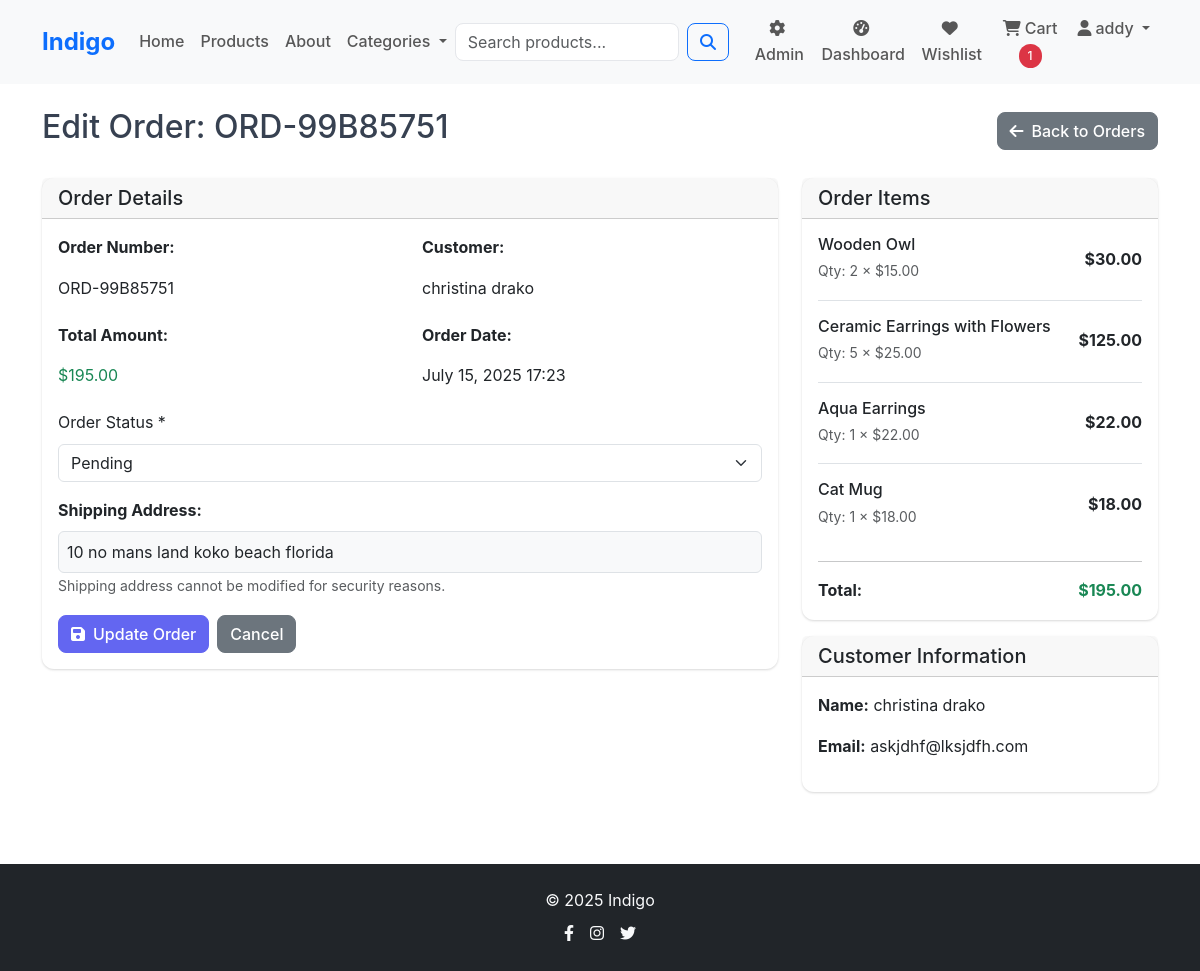
Screenshot of /employee-admin/orders/3/edit/ (signed in) with the database file from the repository.
### store/models.py (models this page shows, shortened)
class Order(models.Model):
    STATUS_CHOICES = [
        ('pending', 'Pending'),
        ('processing', 'Processing'),
        ('shipped', 'Shipped'),
        ('delivered', 'Delivered'),
        ('cancelled', 'Cancelled'),
    ]
    user = models.ForeignKey(User, on_delete=models.CASCADE, related_name='orders')
    order_number = models.CharField(max_length=20, unique=True)
    total_amount = models.DecimalField(
        max_digits=10,
        decimal_places=2,
        validators=[MinValueValidator(0.01)]
    )
    status = models.CharField(max_length=20, choices=STATUS_CHOICES, default='pending')
    shipping_address = models.TextField()
    created_at = models.DateTimeField(auto_now_add=True)
    updated_at = models.DateTimeField(auto_now=True)
    class Meta:
        ordering = ['-created_at']
        indexes = [
            models.Index(fields=['user', 'status']),
            models.Index(fields=['created_at']),
        ]

class OrderItem(models.Model):
    order = models.ForeignKey(Order, on_delete=models.CASCADE, related_name='items')
    product = models.ForeignKey(Product, on_delete=models.CASCADE)
    quantity = models.PositiveIntegerField(validators=[MinValueValidator(1)])
    price = models.DecimalField(
        max_digits=10,
        decimal_places=2,
        validators=[MinValueValidator(0.01)]
    )
    class Meta:
        indexes = [
            models.Index(fields=['order', 'product']),
        ]
    @property
    def total_price(self):
        return self.quantity * self.price

class Product(models.Model):
    name = models.CharField(max_length=200)
    description = models.TextField()
    price = models.DecimalField(
        max_digits=10,
        decimal_places=2,
        validators=[MinValueValidator(0.01)]
    )
    category = models.ForeignKey(Category, on_delete=models.CASCADE, related_name='products')
    subcategory = models.ForeignKey(Subcategory, on_delete=models.CASCADE, related_name='products', null=True, blank=True)
    image = models.ImageField(upload_to='products/', default='static/default.jpg') #upload to media directory
    stock_quantity = models.PositiveIntegerField(
        default=0,
        validators=[MaxValueValidator(9999)]
    )
    is_active = models.BooleanField(default=True) #is active on website
    featured = models.BooleanField(default=False) #is featured on home page
    created_by = models.ForeignKey(User, on_delete=models.SET_NULL, null=True, blank=True, related_name='created_products')
    created_at = models.DateTimeField(auto_now_add=True)
    updated_at = models.DateTimeField(auto_now=True)
    class Meta:
        ordering = ['-created_at']
        indexes = [
            models.Index(fields=['category', 'is_active']),
            models.Index(fields=['subcategory', 'is_active']),
            models.Index(fields=['featured', 'is_active']),
            models.Index(fields=['price']),
            models.Index(fields=['created_at']),
            models.Index(fields=['created_by']),
        ]

### employee_admin/views.py (the view)
# urls.py: path('employee-admin/orders/<int:pk>/edit/', views.edit_order, name='edit_order'),
@staff_required
def edit_order(request, pk):
    try:
        pk = int(pk)
        order = get_object_or_404(Order, pk=pk)
        if request.method == 'POST':
            form = OrderForm(request.POST, instance=order)
            if form.is_valid():
                try:
                    form.save()
                    messages.success(request, f'Order {order.order_number} has been updated successfully!')
                    return redirect('employee_admin:orders')
                except Exception:
                    messages.error(request, 'Unable to update order. Please try again.')
        else:
            form = OrderForm(instance=order)
        return render(request, 'employee_admin/edit_order.html', {
            'form': form,
            'order': order
        })
    except (ValueError, TypeError):
        messages.error(request, 'Invalid order ID.')

### employee_admin/forms.py
class OrderForm(forms.ModelForm):
    class Meta:
        model = Order
        fields = ['status']
        widgets = {
            'status': forms.Select(attrs={'class': 'form-select'}),
        }
    def __init__(self, *args, **kwargs):
        super().__init__(*args, **kwargs)
        self.fields['status'].widget.attrs.update({'class': 'form-select'})

### Indigo/context_processors.py (called while the page is built)
def cart_count(request):
    if request.user.is_authenticated:
        try:
            cart = Cart.objects.get(user=request.user)
            return {'cart_count': cart.total_items}
        except Cart.DoesNotExist:
            return {'cart_count': 0}
    return {'cart_count': 0}

def wishlist_count(request):
    if request.user.is_authenticated:
        try:
            wishlist = Wishlist.objects.get(user=request.user)
            return {'wishlist_count': wishlist.total_items}
        except Wishlist.DoesNotExist:
            return {'wishlist_count': 0}
    return {'wishlist_count': 0}

### cart/models.py (called while the page is built)
    @property
    def total_items(self):
        return sum(item.quantity for item in self.items.all())

### employee_admin/views.py (called while the page is built)
def staff_required(view_func):
    @wraps(view_func)
    def wrapper(request, *args, **kwargs):
        if not request.user.is_authenticated:
            return render_403(request, "You must be logged in to access this page.")
        if not request.user.is_staff:
            return render_403(request, "You must be a staff member to access this page.")
        return view_func(request, *args, **kwargs)
    return wrapper

### wishlist/models.py (called while the page is built)
    @property
    def total_items(self):
        return self.products.count()

### employee_admin/templates/employee_admin/edit_order.html (shortened to what this page needs)
{% extends 'base.html' %}
{% load static %}
{% block content %}
<div class="container py-4">
    <div class="d-flex justify-content-between align-items-center mb-4">
        <h2>Edit Order: {{ order.order_number }}</h2>
        <a href="{% url 'employee_admin:orders' %}" class="btn btn-secondary">
            <i class="fas fa-arrow-left me-2"></i>Back to Orders
        </a>
    </div>
    <div class="row">
        <div class="col-lg-8">
            <div class="card">
                <div class="card-header">
                    <h5 class="mb-0">Order Details</h5>
                </div>
                <div class="card-body">
                    <form method="post">
                        <div class="row mb-3">
                            <div class="col-md-6">
                                <label class="form-label"><strong>Order Number:</strong></label>
                                <p class="form-control-plaintext">{{ order.order_number }}</p>
                            </div>
                            <div class="col-md-6">
                                <label class="form-label"><strong>Customer:</strong></label>
                                <p class="form-control-plaintext">{{ order.user.get_full_name|default:order.user.username }}</p>
                            </div>
                        </div>
                        <div class="row mb-3">
                            <div class="col-md-6">
                                <label class="form-label"><strong>Total Amount:</strong></label>
                                <p class="form-control-plaintext text-success">${{ order.total_amount }}</p>
                            </div>
                            <div class="col-md-6">
                                <label class="form-label"><strong>Order Date:</strong></label>
                                <p class="form-control-plaintext">{{ order.created_at|date:"F d, Y H:i" }}</p>
                            </div>
                        </div>
                        <div class="mb-3">
                            <label for="{{ form.status.id_for_label }}" class="form-label">Order Status *</label>
                            {{ form.status }}
                        </div>
                        <div class="mb-3">
                            <label class="form-label"><strong>Shipping Address:</strong></label>
                            <div class="form-control-plaintext border rounded p-2 bg-light">
                                {{ order.shipping_address }}
                            </div>
                            <small class="text-muted">Shipping address cannot be modified for security reasons.</small>
                        </div>
                        <div class="d-flex gap-2">
                            <button type="submit" class="btn btn-primary">
                                <i class="fas fa-save me-2"></i>Update Order
                            </button>
                            <a href="{% url 'employee_admin:orders' %}" class="btn btn-secondary">Cancel</a>
                        </div>
                    </form>
                </div>
            </div>
        </div>
        <div class="col-lg-4">
            <div class="card">
                <div class="card-header">
                    <h5 class="mb-0">Order Items</h5>
                </div>
                <div class="card-body">
                    {% for item in order.items.all %}
                    <div class="d-flex justify-content-between align-items-center mb-3 pb-3 {% if not forloop.last %}border-bottom{% endif %}">
                        <div>
                            <h6 class="mb-1">{{ item.product.name }}</h6>
                            <small class="text-muted">Qty: {{ item.quantity }} × ${{ item.price }}</small>
                        </div>
                        <span class="fw-bold">${{ item.total_price }}</span>
                    </div>
                    {% endfor %}
                    <hr>
                    <div class="d-flex justify-content-between">
                        <strong>Total:</strong>
                        <strong class="text-success">${{ order.total_amount }}</strong>
                    </div>
                </div>
            </div>
            <div class="card mt-3">
                <div class="card-header">
                    <h5 class="mb-0">Customer Information</h5>
                </div>
                <div class="card-body">
                    <p><strong>Name:</strong> {{ order.user.get_full_name|default:order.user.username }}</p>
                    <p><strong>Email:</strong> {{ order.user.email }}</p>
                </div>
            </div>
        </div>
    </div>
</div>
{% endblock %}

### templates/components/navbar.html (shortened to what this page needs)
{% load static %}
<nav class="navbar navbar-expand-lg navbar-light bg-light sticky-top">
    <div class="container">
        <a class="navbar-brand fw-bold text-primary" href="{% url 'store:home' %}">
            Indigo
        </a>
        <div class="collapse navbar-collapse" id="navbarNav">
            <ul class="navbar-nav me-auto">
                <li class="nav-item">
                    <a class="nav-link" href="{% url 'store:home' %}">Home</a>
                </li>
                <li class="nav-item">
                    <a class="nav-link" href="{% url 'store:product_list' %}">Products</a>
                </li>
                <li class="nav-item">
                    <a class="nav-link" href="{% url 'store:about' %}">About</a>
                </li>
                <li class="nav-item dropdown">
                    <a class="nav-link dropdown-toggle" href="#" role="button" data-bs-toggle="dropdown">
                        Categories
                    </a>
                </li>
            </ul>
            <form class="d-flex me-3 d-none d-lg-flex" method="GET" action="{% url 'store:product_list' %}" id="searchForm">
                <input class="form-control me-2" type="search" name="search" placeholder="Search products..." value="{{ search_query }}" maxlength="100">
                <button class="btn btn-outline-primary" type="submit">
                    <i class="fas fa-search"></i>
                </button>
            </form>
            <ul class="navbar-nav">
                {% if user.is_authenticated %}
                    {% if user.is_staff %}
                        <li class="nav-item">
                            <a class="nav-link" href="{% url 'employee_admin:dashboard' %}">
                                <i class="fas fa-cog me-1"></i>Admin
                            </a>
                        </li>
                    {% endif %}
                    <li class="nav-item">
                        <a class="nav-link" href="{% url 'dashboard:user' %}">
                            <i class="fas fa-tachometer-alt me-1"></i>Dashboard
                        </a>
                    </li>
                    <li class="nav-item">
                        <a class="nav-link" href="{% url 'wishlist:view' %}">
                            <i class="fas fa-heart me-1"></i>Wishlist
                        </a>
                    </li>
                    <li class="nav-item">
                        <a class="nav-link" href="{% url 'cart:view' %}">
                            <i class="fas fa-shopping-cart me-1"></i>Cart
                            {% if cart_count > 0 %}
                                <span class="badge bg-danger rounded-pill">{{ cart_count }}</span>
                            {% endif %}
                        </a>
                    </li>
                    <li class="nav-item dropdown">
                        <a class="nav-link dropdown-toggle" href="#" role="button" data-bs-toggle="dropdown">
                            <i class="fas fa-user me-1"></i>{{ user.username|truncatechars:15 }}
                        </a>
                    </li>
                {% endif %}
            </ul>
        </div>
    </div>
</nav>

### static/css/style.css (style rules this page uses)
:root { --primary-color: #6366f1; --secondary-color: #8b5cf6; --accent-color: #d97706; --success-color: #10b981; --warning-color: #f59e0b; --danger-color: #ef4444; --dark-color: #1f2937; --light-color: #f9fafb; --border-color: #e5e7eb; }
body { font-family: 'Inter', -apple-system, BlinkMacSystemFont, 'Segoe UI', Roboto, sans-serif; line-height: 1.6; color: #374151; }
.navbar-brand { font-size: 1.5rem; font-weight: 700; }
.navbar-nav .nav-link { font-weight: 500; transition: color 0.3s ease; }
.navbar-collapse { text-align: center; }
.card { border: none; border-radius: 12px; box-shadow: 0 1px 3px 0 rgba(0, 0, 0, 0.1), 0 1px 2px 0 rgba(0, 0, 0, 0.06); transition: all 0.3s ease; }
.btn { border-radius: 8px; font-weight: 500; transition: all 0.3s ease; }
.btn-primary { background-color: var(--primary-color); border-color: var(--primary-color); }
.form-control { border-radius: 8px; border: 1px solid var(--border-color); transition: all 0.3s ease; }
.badge { font-weight: 500; padding: 0.5em 0.75em; }

### rows the page displays
Order: order_number "ORD-99B85751", user.get_full_name "christina drako", total_amount "195.00", created_at "July 15, 2025 17:23", status "Pending", shipping_address "10 no mans land koko beach florida", user.email "askjdhf@lksjdfh.com"
OrderItem: product.name "Wooden Owl", quantity "2", price "15.00", total_price "30.00"
OrderItem: product.name "Ceramic Earrings with Flowers", quantity "5", price "25.00", total_price "125.00"
OrderItem: product.name "Aqua Earrings", quantity "1", price "22.00", total_price "22.00"
OrderItem: product.name "Cat Mug", quantity "1", price "18.00", total_price "18.00"

### other values shown
{{ cart_count }} "1"
{{ user.username|truncatechars:15 }} "addy"
